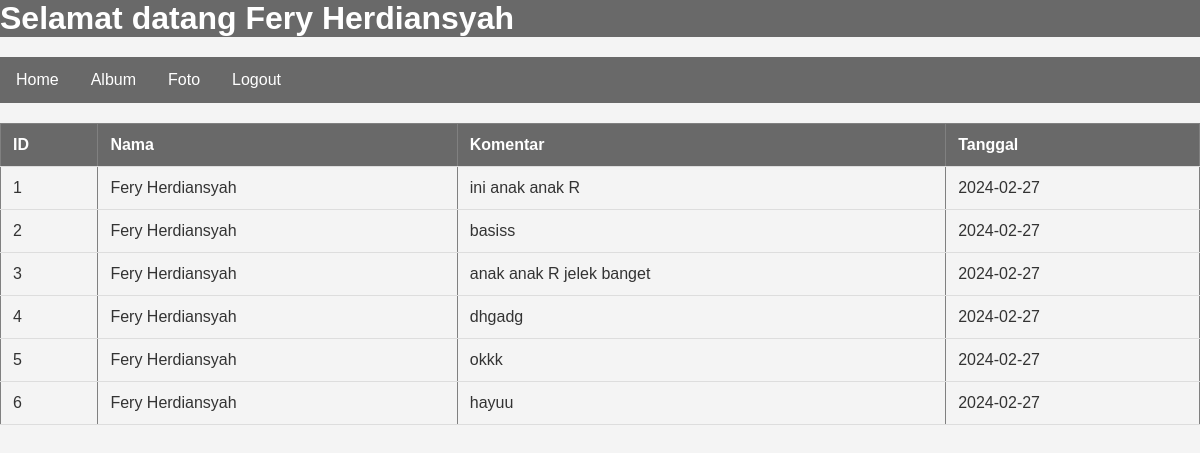
Page /lihatkomentar.php?fotoid=2 (signed in) on the committed database.
### tables this page shows
CREATE TABLE `komentarfoto` (
  `komentarid` int(11) NOT NULL,
  `fotoid` int(11) NOT NULL,
  `userid` int(11) NOT NULL,
  `isikomentar` text NOT NULL,
  `tanggalkomentar` date NOT NULL
);

CREATE TABLE `user` (
  `userid` int(11) NOT NULL,
  `username` varchar(255) NOT NULL,
  `password` varchar(255) NOT NULL,
  `email` varchar(255) NOT NULL,
  `namalengkap` varchar(255) NOT NULL,
  `alamat` text NOT NULL
);

### lihatkomentar.php (the view, shortened to what this page needs)
<!DOCTYPE html>
<html lang="en">
<head>
</head>
<body>
    <h1>Selamat datang <b><?=$_SESSION['namalengkap']?></b></h1>
    <ul>
        <li><a href="index.php">Home</a></li>
        <li><a href="album.php">Album</a></li>
        <li><a href="foto.php">Foto</a></li>
        <li><a href="logout.php">Logout</a></li>
    </ul>
    <table width="100%" border="1" cellpadding=5 cellspacing=0>
        <thead>
            <tr>
                <th>ID</th>
                <th>Nama</th>
                <th>Komentar</th>
                <th>Tanggal</th>
            </tr>
        </thead>
        <tbody>
            <?php
            include "koneksi.php";
            $fotoid = $_GET ['fotoid'];
            $sql = mysqli_query($conn, "SELECT * FROM komentarfoto INNER JOIN user ON komentarfoto.userid = user.userid WHERE komentarfoto.fotoid = $fotoid");
            while ($data = mysqli_fetch_array($sql)) {
                ?>
                <tr>
                    <td><?= $data['komentarid'] ?></td>
                    <td><?= $data['namalengkap'] ?></td>
                    <td><?= $data['isikomentar'] ?></td>
                    <td><?= $data['tanggalkomentar'] ?></td>
                </tr>
            <?php
            }
            ?>
        </tbody>
    </table>
</body>
</html>

### lihatkomentar.php (style rules this page uses)
body { font-family: Arial, sans-serif; margin: 0; padding: 0; background-color: #f4f4f4; color: #333; }
h1 { list-style-type: none; margin: 0; padding: 0; overflow: hidden; color: white; background-color: Dimgray; }
ul { list-style-type: none; padding: 0; margin: 20px 0; background-color: Dimgray; overflow: hidden; }
li { float: left; }
li a { display: block; color: white; text-align: center; padding: 14px 16px; text-decoration: none; }
table { width: 100%; border-collapse: collapse; margin-top: 20px; }
th, td { padding: 12px; text-align: left; border-bottom: 1px solid #ddd; }
th { background-color: Dimgray; color: white; }

### rows in the picture
komentarfoto: komentarid "1", userid.namalengkap "Fery Herdiansyah", isikomentar "ini anak anak R", tanggalkomentar "2024-02-27"
komentarfoto: komentarid "2", userid.namalengkap "Fery Herdiansyah", isikomentar "basiss", tanggalkomentar "2024-02-27"
komentarfoto: komentarid "3", userid.namalengkap "Fery Herdiansyah", isikomentar "anak anak R jelek banget", tanggalkomentar "2024-02-27"
komentarfoto: komentarid "4", userid.namalengkap "Fery Herdiansyah", isikomentar "dhgadg", tanggalkomentar "2024-02-27"
komentarfoto: komentarid "5", userid.namalengkap "Fery Herdiansyah", isikomentar "okkk", tanggalkomentar "2024-02-27"
komentarfoto: komentarid "6", userid.namalengkap "Fery Herdiansyah", isikomentar "hayuu", tanggalkomentar "2024-02-27"

### other values in the picture
$_SESSION['namalengkap'] "Fery Herdiansyah"
